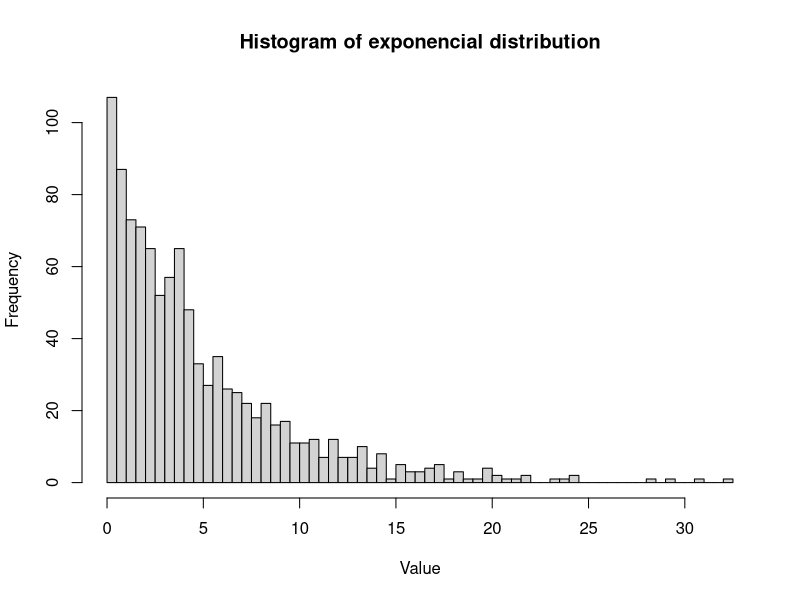
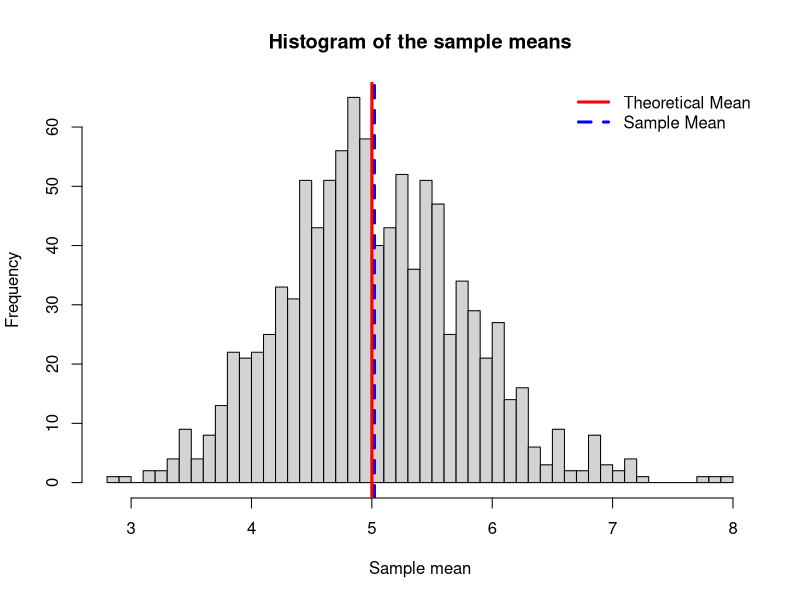
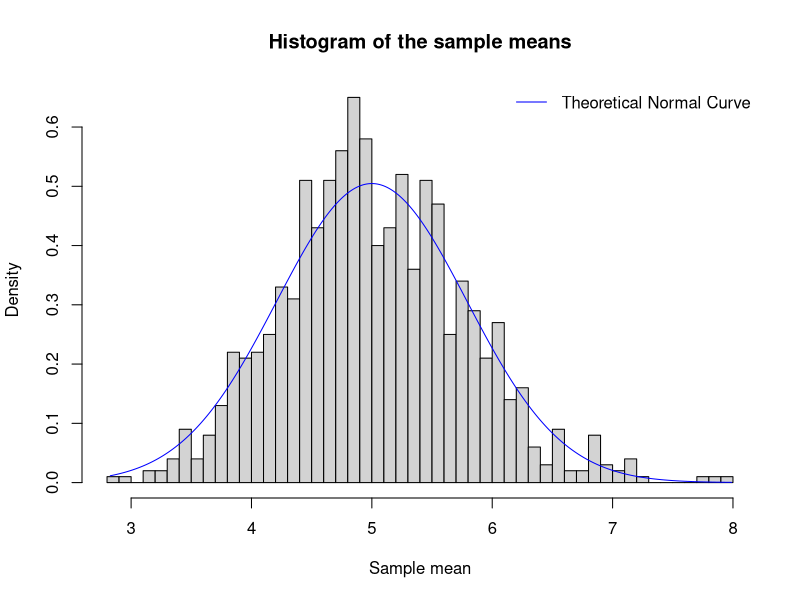
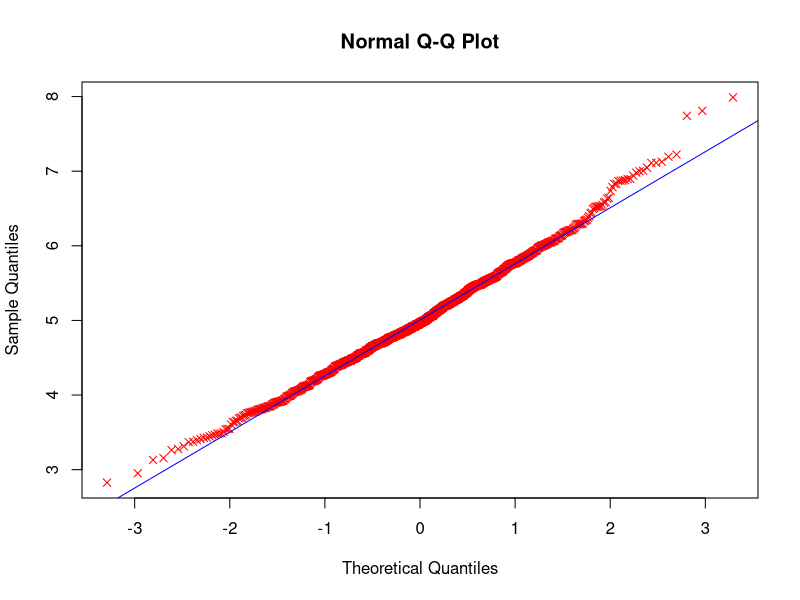

Generate these figures, in order, with R:
## ---- chunk 1
set.seed(1992)
hist(rexp(1000, 0.2), breaks = 50, main = "Histogram of exponencial distribution", xlab = "Value")
## ---- chunk 2
set.seed(1992)
data <- matrix(rexp(n = 1000*40, 0.2), 1000, 40)
datamean <- apply(data, 1, mean)

xnormal <- seq(min(datamean), max(datamean), length = 1000)
ynormal <- dnorm(xnormal, mean = 1/0.2, sd = (1/(0.2*sqrt(40))))

## ---- chunk 3

hist(datamean, breaks = 50, main = "Histogram of the sample means", xlab = "Sample mean")
abline(v = 5, col = "red", lwd = 3)
abline(v = mean(datamean), col = "blue", 
       lwd = 3, lty = 2)
legend('topright', c("Theoretical Mean", "Sample Mean"),
       bty = "n", lty = c(1,2), lwd = 3, col = c("red", "blue"))

print(mean(datamean))

## ---- chunk 4

variancesample <- var(datamean)
print("Sample variance:")
variancetheoretical <- (1/0.2)^2/40
print("Theoretical variance:")
data.frame("Variance"=c(variancesample, variancetheoretical),row.names = c("Sample variance","Theoretical variance"))

## ---- chunk 5

hist(datamean, breaks = 50, probability = TRUE, main = "Histogram of the sample means", xlab = "Sample mean")
lines(xnormal, ynormal, type = "l", col = "blue")
legend('topright', c("Theoretical Normal Curve"), bty = "n", lty = 1, lwd = 1, col ="blue")

qqnorm(datamean, pch = 4, col = "red")
qqline(datamean, col = "blue")

